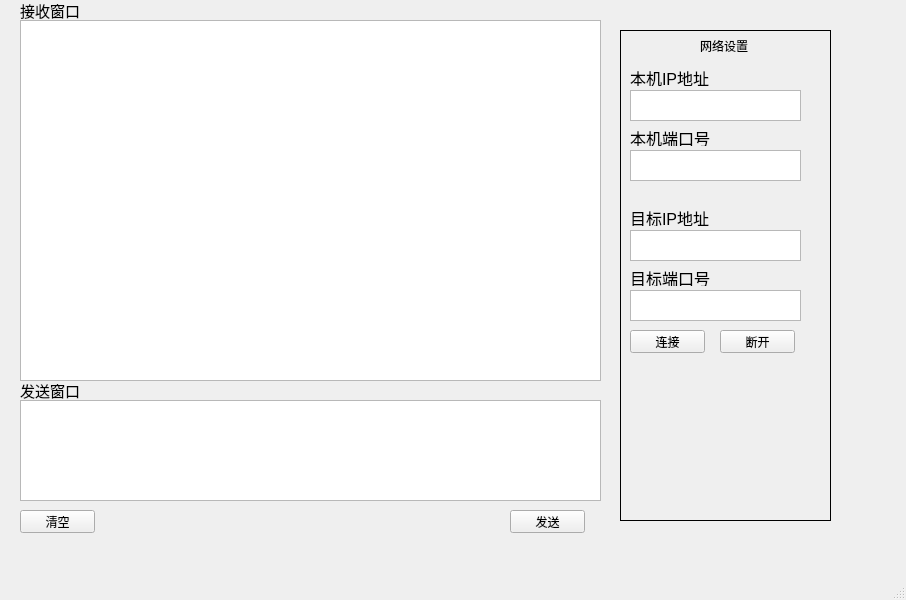
<?xml version="1.0" encoding="UTF-8"?>
<ui version="4.0">
 <class>MainWindow</class>
 <widget class="QMainWindow" name="MainWindow">
  <property name="geometry">
   <rect>
    <x>0</x>
    <y>0</y>
    <width>906</width>
    <height>600</height>
   </rect>
  </property>
  <property name="windowTitle">
   <string>MainWindow</string>
  </property>
  <widget class="QWidget" name="centralwidget">
   <widget class="QTextEdit" name="receiveText">
    <property name="geometry">
     <rect>
      <x>20</x>
      <y>20</y>
      <width>581</width>
      <height>361</height>
     </rect>
    </property>
    <property name="readOnly">
     <bool>true</bool>
    </property>
   </widget>
   <widget class="QTextEdit" name="sendText">
    <property name="geometry">
     <rect>
      <x>20</x>
      <y>400</y>
      <width>581</width>
      <height>101</height>
     </rect>
    </property>
   </widget>
   <widget class="QPushButton" name="sendButton">
    <property name="geometry">
     <rect>
      <x>510</x>
      <y>510</y>
      <width>75</width>
      <height>23</height>
     </rect>
    </property>
    <property name="text">
     <string>发送</string>
    </property>
   </widget>
   <widget class="QLabel" name="receiveLabel">
    <property name="geometry">
     <rect>
      <x>20</x>
      <y>0</y>
      <width>61</width>
      <height>21</height>
     </rect>
    </property>
    <property name="font">
     <font>
      <pointsize>11</pointsize>
     </font>
    </property>
    <property name="text">
     <string>接收窗口</string>
    </property>
   </widget>
   <widget class="QLabel" name="sendLavel">
    <property name="geometry">
     <rect>
      <x>20</x>
      <y>380</y>
      <width>61</width>
      <height>21</height>
     </rect>
    </property>
    <property name="font">
     <font>
      <pointsize>11</pointsize>
     </font>
    </property>
    <property name="text">
     <string>发送窗口</string>
    </property>
   </widget>
   <widget class="QLabel" name="setInterLabel">
    <property name="geometry">
     <rect>
      <x>620</x>
      <y>30</y>
      <width>211</width>
      <height>491</height>
     </rect>
    </property>
    <property name="styleSheet">
     <string notr="true">border-color: rgb(0, 0, 0);
border-style:solid;
border-width: 1;</string>
    </property>
    <property name="text">
     <string/>
    </property>
   </widget>
   <widget class="QLabel" name="setInterText">
    <property name="geometry">
     <rect>
      <x>700</x>
      <y>40</y>
      <width>54</width>
      <height>12</height>
     </rect>
    </property>
    <property name="text">
     <string>网络设置</string>
    </property>
   </widget>
   <widget class="QLabel" name="hostIPLabel">
    <property name="geometry">
     <rect>
      <x>630</x>
      <y>70</y>
      <width>91</width>
      <height>16</height>
     </rect>
    </property>
    <property name="font">
     <font>
      <pointsize>12</pointsize>
     </font>
    </property>
    <property name="text">
     <string>本机IP地址</string>
    </property>
   </widget>
   <widget class="QTextEdit" name="hostIPText">
    <property name="geometry">
     <rect>
      <x>630</x>
      <y>90</y>
      <width>171</width>
      <height>31</height>
     </rect>
    </property>
    <property name="readOnly">
     <bool>true</bool>
    </property>
   </widget>
   <widget class="QLabel" name="hostPostLabel">
    <property name="geometry">
     <rect>
      <x>630</x>
      <y>130</y>
      <width>91</width>
      <height>16</height>
     </rect>
    </property>
    <property name="font">
     <font>
      <pointsize>12</pointsize>
     </font>
    </property>
    <property name="text">
     <string>本机端口号</string>
    </property>
   </widget>
   <widget class="QTextEdit" name="hostPostText">
    <property name="geometry">
     <rect>
      <x>630</x>
      <y>150</y>
      <width>171</width>
      <height>31</height>
     </rect>
    </property>
    <property name="readOnly">
     <bool>true</bool>
    </property>
   </widget>
   <widget class="QLabel" name="dePostLabel">
    <property name="geometry">
     <rect>
      <x>630</x>
      <y>270</y>
      <width>91</width>
      <height>16</height>
     </rect>
    </property>
    <property name="font">
     <font>
      <pointsize>12</pointsize>
     </font>
    </property>
    <property name="text">
     <string>目标端口号</string>
    </property>
   </widget>
   <widget class="QTextEdit" name="deIPText">
    <property name="geometry">
     <rect>
      <x>630</x>
      <y>230</y>
      <width>171</width>
      <height>31</height>
     </rect>
    </property>
   </widget>
   <widget class="QTextEdit" name="dePostText">
    <property name="geometry">
     <rect>
      <x>630</x>
      <y>290</y>
      <width>171</width>
      <height>31</height>
     </rect>
    </property>
   </widget>
   <widget class="QLabel" name="deIPLabel">
    <property name="geometry">
     <rect>
      <x>630</x>
      <y>210</y>
      <width>91</width>
      <height>16</height>
     </rect>
    </property>
    <property name="font">
     <font>
      <pointsize>12</pointsize>
     </font>
    </property>
    <property name="text">
     <string>目标IP地址</string>
    </property>
   </widget>
   <widget class="QPushButton" name="connectButton">
    <property name="geometry">
     <rect>
      <x>630</x>
      <y>330</y>
      <width>75</width>
      <height>23</height>
     </rect>
    </property>
    <property name="text">
     <string>连接</string>
    </property>
   </widget>
   <widget class="QPushButton" name="unconnectButton">
    <property name="geometry">
     <rect>
      <x>720</x>
      <y>330</y>
      <width>75</width>
      <height>23</height>
     </rect>
    </property>
    <property name="text">
     <string>断开</string>
    </property>
   </widget>
   <widget class="QPushButton" name="clearButton">
    <property name="geometry">
     <rect>
      <x>20</x>
      <y>510</y>
      <width>75</width>
      <height>23</height>
     </rect>
    </property>
    <property name="text">
     <string>清空</string>
    </property>
   </widget>
  </widget>
  <widget class="QMenuBar" name="menubar">
   <property name="geometry">
    <rect>
     <x>0</x>
     <y>0</y>
     <width>906</width>
     <height>23</height>
    </rect>
   </property>
  </widget>
  <widget class="QStatusBar" name="statusbar"/>
 </widget>
 <resources/>
 <connections/>
</ui>
